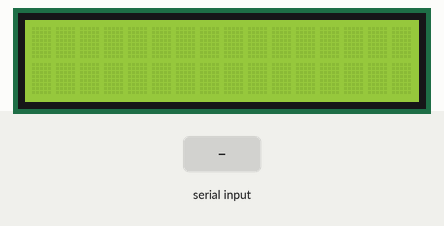
Simulated run of this sketch. Board: Arduino Uno, built with avr-gcc and run on an emulated ATmega328P. Parts: 16×2 character LCD. Inputs (shaded band) come from the test bench.

Above: at 1.2 s.
1.3 s: "1$" received over Serial
At 2.4 s:
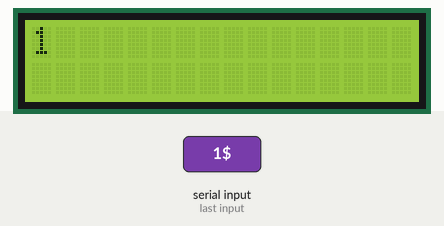
2.9 s: "0$" received over Serial
At 3.6 s:
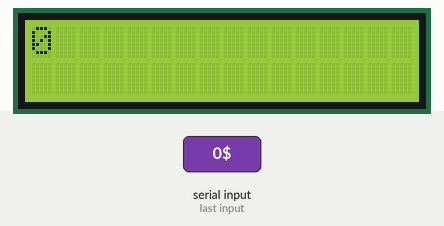
4.5 s: "2$" received over Serial
At 6.0 s:
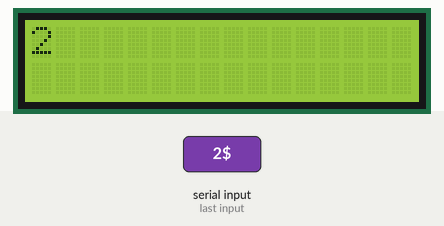
Timing chart, 0 to 7.5 s (numbered marks = the images above; inputs shaded):
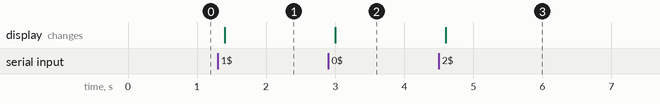

The sketch:

lcd_control.ino
```cpp
// importa la libreria para manejo de lcd
#include <LiquidCrystal.h>

// se iniciliza la libreria y se asignan los pines de conexion
// with the arduino pin number it is connected to
const int rs = 12, en = 11, d4 = 5, d5 = 4, d6 = 3, d7 = 2;
LiquidCrystal lcd(rs, en, d4, d5, d6, d7);

String ltc;
String btc;

void setup() {
  // se fijan el numero de filas y columnas del lcd
  lcd.begin(16, 2);
  // inicia la comunicacion serial
  // se limpia la pantalla
  lcd.clear();
  Serial.begin(9600);
}

void loop() {
  // se verifica si se a recibido datos por el puerto serie
  if (Serial.available()) {
    // esperamos a recibir el mensaje
    delay(100);
    // se leen los vslores que llegan por el puerto serie
    while (Serial.available() > 0) {
      //se lee el string hasta el carater finalizador fijado en este caso '$'
      ltc=Serial.readStringUntil('$');
      //se ubica el cursor para escribir en la primera fila de la pantalla
      lcd.setCursor(0, 0);
      // se escribe en la pantalla
      lcd.print(ltc);
      //se lee el string hasta el segundo carater finalizador fijado en este caso ':'
      btc=Serial.readStringUntil(':');
      //se pone el cursor en la segunda filla
      lcd.setCursor(0, 1);
      // se escribe en la pantalla
      lcd.print(btc);

    }
  }
}
```

Measured:
- after the input at 1.3 s, the display: changes after 0.10 s (image 1)
- after the input at 2.9 s, the display: changes after 0.10 s (image 2)
- after the input at 4.5 s, the display: changes after 0.10 s (image 3)
